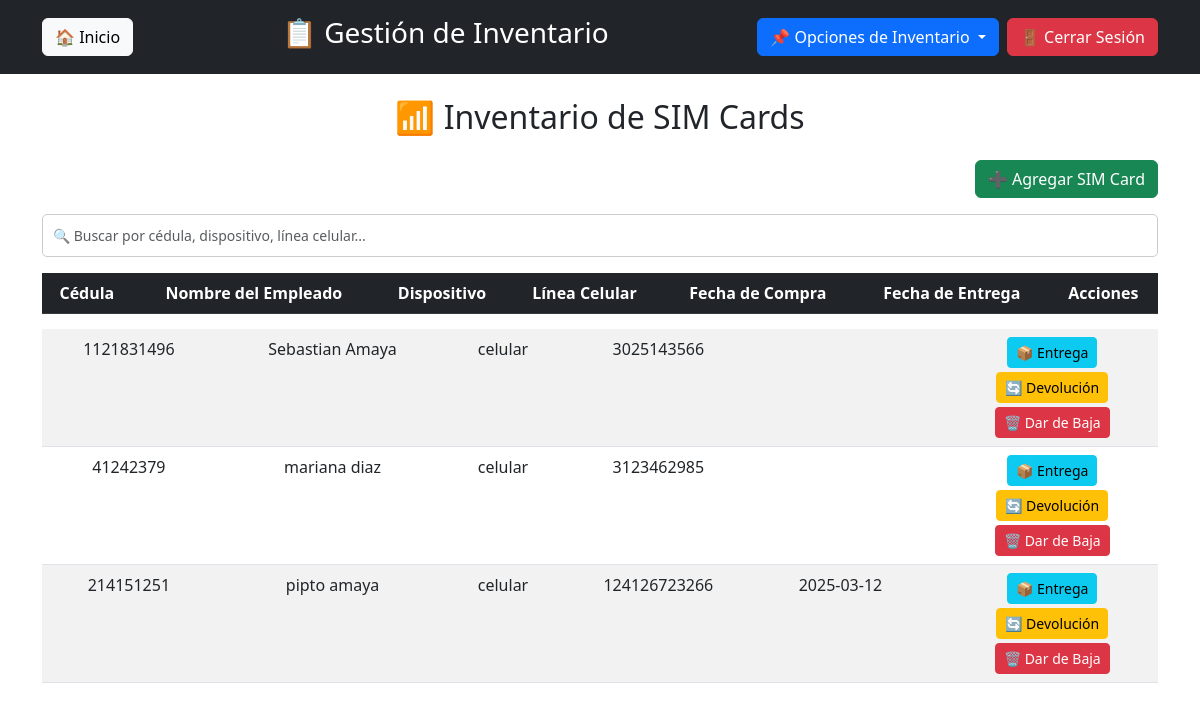
/inventario/vistas/inventario_sim_cards.php, run on an earlier commit of the app's database.
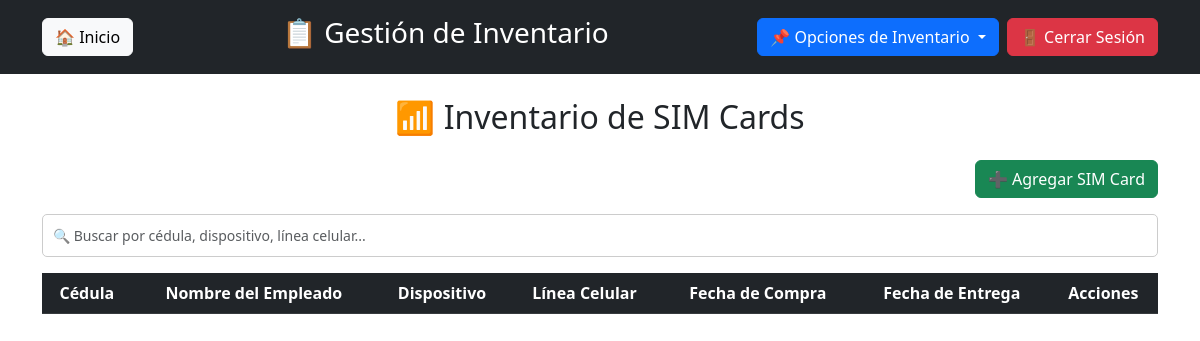
And on a later commit of the database.
### tables this page shows
CREATE TABLE `sim_cards` (
  `id` int(11) NOT NULL AUTO_INCREMENT,
  `cedula` varchar(20) DEFAULT NULL,
  `dispositivo` varchar(50) DEFAULT NULL,
  `linea_celular` varchar(50) DEFAULT NULL,
  `fecha_compra` date DEFAULT NULL,
  `fecha_entrega` date DEFAULT NULL,
  PRIMARY KEY (`id`),
  KEY `cedula` (`cedula`),
  CONSTRAINT `sim_cards_ibfk_1` FOREIGN KEY (`cedula`) REFERENCES `empleados` (`cedula`) ON DELETE CASCADE
);

CREATE TABLE `empleados` (
  `cedula` varchar(20) NOT NULL,
  `nombre` varchar(100) DEFAULT NULL,
  `cargo` varchar(50) DEFAULT NULL,
  `area` varchar(50) DEFAULT NULL,
  `sub_area` varchar(50) DEFAULT NULL,
  PRIMARY KEY (`cedula`)
);

### inventario/vistas/inventario_sim_cards.php (the view, shortened to what this page needs)
<?php
require '../db.php';
$query = "
    SELECT s.*, e.nombre
    FROM sim_cards s
    LEFT JOIN empleados e ON s.cedula = e.cedula
";
$simCards = $pdo->query($query)->fetchAll(PDO::FETCH_ASSOC);
?>
<?php include 'header.php'; ?>
<div class="container mt-4">
    <h2 class="text-center mb-4">📶 Inventario de SIM Cards</h2>
    <div class="d-flex justify-content-end mb-3">
        <a href="agregar_sim_card.php" class="btn btn-success">➕ Agregar SIM Card</a>
    </div>
    <div class="mb-3">
        <input type="text" id="searchInput" class="form-control" placeholder="🔍 Buscar por cédula, dispositivo, línea celular...">
    </div>
    <div class="table-responsive">
        <div style="overflow-x: auto; margin-bottom: -1px;">
            <table class="table table-striped table-hover text-center">
                <thead class="table-dark">
                    <tr>
                        <th>Cédula</th>
                        <th>Nombre del Empleado</th>
                        <th>Dispositivo</th>
                        <th>Línea Celular</th>
                        <th>Fecha de Compra</th>
                        <th>Fecha de Entrega</th>
                        <th>Acciones</th>
                    </tr>
                </thead>
            </table>
        </div>
        <div style="overflow-x: auto;">
            <table class="table table-striped table-hover text-center">
                <tbody id="simCardsTable">
                    <?php foreach ($simCards as $simCard): ?>
                    <tr>
                        <td><?= htmlspecialchars($simCard['cedula']) ?></td>
                        <td><?= htmlspecialchars($simCard['nombre']) ?></td>
                        <td><?= htmlspecialchars($simCard['dispositivo']) ?></td>
                        <td><?= htmlspecialchars($simCard['linea_celular']) ?></td>
                        <td><?= htmlspecialchars($simCard['fecha_compra']) ?></td>
                        <td><?= htmlspecialchars($simCard['fecha_entrega']) ?></td>
                        <td>
                            <div class="d-flex flex-column align-items-center">
                                <a href="entregar_sim_card.php?id=<?= htmlspecialchars($simCard['id']) ?>" class="btn btn-info btn-sm mb-1">📦 Entrega</a>
                                <a href="devolver_sim_card.php?id=<?= htmlspecialchars($simCard['id']) ?>" class="btn btn-warning btn-sm mb-1">🔄 Devolución</a>
                                <a href="../logica/dar_baja_sim_card.php?id=<?= htmlspecialchars($simCard['id']) ?>" class="btn btn-danger btn-sm" onclick="return confirm('¿Estás seguro de que deseas dar de baja esta SIM Card?');">🗑️ Dar de Baja</a>
                            </div>
                        </td>
                    </tr>
                    <?php endforeach; ?>
                </tbody>
            </table>
        </div>
    </div>
</div>

What changed in the data, as far as the page shows it:
removed sim_cards: cedula "1121831496", cedula.nombre "Sebastian Amaya", dispositivo "celular", linea_celular "3025143566"
removed sim_cards: cedula "41242379", cedula.nombre "mariana diaz", dispositivo "celular", linea_celular "3123462985"
removed sim_cards: cedula "214151251", cedula.nombre "pipto amaya", dispositivo "celular", linea_celular "124126723266", fecha_compra "2025-03-12"
